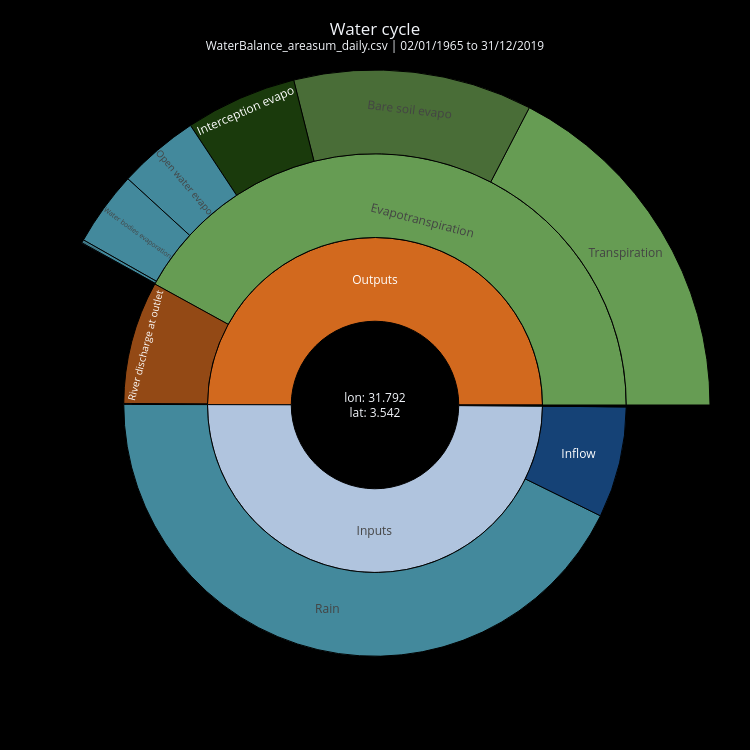

The notebook cell this image was saved under:
### Code cell
# cell no 06: overall sunburst (layout and colours as in the GUI analysis_watercycle.py)
storetext = "Storage (into)" if dstorage >= 0 else "Storage (out)"
center = f"lon: {lon:.3f}<br>lat: {lat:.3f}"
convert = 1e9   # m3 -> km3

# Storage wedge: one leaf with the total change (as in the GUI); storage taken out counts on the input side
labels = [center, "Inputs", "Outputs", "Balance", storetext]
parents = ["", center, center, center, center]
values = [0.0, total_input, total_output, abs(balance), abs(dstorage)]
for _, r in comp[comp.parent != "Storage"].iterrows():
    labels.append(r.label)
    parents.append(r.parent)
    values.append(abs(r.m3))
labels.append("")
parents.append(storetext)
values.append(abs(dstorage))
# branchvalues="total": plotly drops the children if they sum up to more than the parent
# (ET children are ~0.001 m3 bigger than the ET total by rounding) -> lift parents bottom-up
for par in ["Transpiration", "Evapotranspiration", "Outputs", "Inputs", storetext]:
    if par in labels:
        children = sum(v for v, p in zip(values, parents) if p == par)
        values[labels.index(par)] = max(values[labels.index(par)], children)
values[0] = sum(values[1:5])

label_color = {
    "Inputs": "#b0c4de", "Outputs": "#d2691e", "Balance": "white",
    "Rain": "#60C4DE", "Snow": "#8fd1d1", "Glacier": "#ADD8E6", "Inflow": "#1f5fa8",
    "River discharge at outlet": "#d2691e", "non-Irrigation consumption": "#d2691e",
    "Evapotranspiration": "#669C53", "Transpiration": "#669C53",
    "Bare soil evapo": "#699C4F", "Interception evapo": "#265312",
    "Open water evapo": "#60C4DE", "Snow evapo": "#8fd1d1", "Channel evaporation": "#60C4DE",
    "Water bodies evaporation": "#60C4DE", "Small lakes evaporation": "#60C4DE", "Irrigation losses": "#9b59b6",
    "Forest": "#265312", "Others": "#81c066", "Paddy": "#B66934", "non-Paddy": "#B66934",
}
colors = [centre_color if p == "" else "#00CC96" if (l == storetext or p == storetext)
          else label_color.get(l, "#b0c4de" if p == "Inputs" else "#d2691e")
          for l, p in zip(labels, parents)]

out_side = {"Outputs", "Evapotranspiration", "Transpiration"}
custom = []
for i, (l, p, v) in enumerate(zip(labels, parents, values)):
    if i == 0:
        frac = ""
    elif p in out_side or l == "Outputs":
        frac = f"Percent of output: {v / total_output:.2%}" if total_output else ""
    elif p == "Inputs" or l == "Inputs":
        frac = f"Percent of input: {v / total_input:.2%}" if total_input else ""
    else:
        frac = f"Percent of input: {v / total_input:.3%}" if total_input else ""
    if l == "River discharge at outlet":
        unit = f"Discharge: {discharge_mean:.2f} m<sup>3</sup>/s"
    else:
        unit = f"mm/year: {v * to_mm / nyears:.1f} mm"
    custom.append([frac, unit, f"Volume: {v / convert:.4g} km<sup>3</sup>"])
custom[0][0] = f"Basin: {title}<br>Area: {area / 1e6:.0f} km<sup>2</sup><br>{period}"

hover = ["<b>%{label}</b><br>%{customdata[0]}<extra></extra>" if p == ""
         else "<b>%{label}</b><br>%{customdata[2]}<br>%{customdata[1]}<br>%{customdata[0]}<extra><b>%{parent}</b></extra>"
         for p in parents]

fig = go.Figure(go.Sunburst(labels=labels, parents=parents, values=values, branchvalues="total",
                            customdata=custom, hovertemplate=hover, marker=dict(colors=colors), maxdepth=4))
fig.update_layout(title=dict(text=f"Water cycle<br><sup>{title} | {period}</sup>", x=0.5),
                  width=750, height=750, margin=dict(l=10, r=10, t=70, b=10), hoverlabel=dict(align="left"))
figs["Water cycle"] = fig
fig.show()

### Figure 1 — Plotly figure (JSON) as saved in the notebook; plotly's stock layout.template omitted (floating-point values rounded to 4 significant figures)
{"data": [{"branchvalues": "total", "customdata": [["Basin: WaterBalance_areasum_daily.csv<br>Area: 160972 km<sup>2</sup><br>02/01/1965 to 31/12/2019", "mm/year: 2850.1 mm", "Volume: 2.523e+04 km<sup>3</sup>"], ["Percent of input: 100.01%", "mm/year: 1423.0 mm", "Volume: 1.26e+04 km<sup>3</sup>"], ["Percent of output: 100.00%", "mm/year: 1424.0 mm", "Volume: 1.261e+04 km<sup>3</sup>"], ["Percent of input: 0.071%", "mm/year: 1.0 mm", "Volume: 8.893 km<sup>3</sup>"], ["Percent of input: 0.146%", "mm/year: 2.1 mm", "Volume: 18.37 km<sup>3</sup>"], ["Percent of input: 85.66%", "mm/year: 1218.8 mm", "Volume: 1.079e+04 km<sup>3</sup>"], ["Percent of input: 14.33%", "mm/year: 203.9 mm", "Volume: 1805 km<sup>3</sup>"], ["Percent of input: 0.02%", "mm/year: 0.2 mm", "Volume: 1.912 km<sup>3</sup>"], ["Percent of input: 0.00%", "mm/year: 0.0 mm", "Volume: 0.3679 km<sup>3</sup>"], ["Percent of output: 15.81%", "Discharge: 1148.34 m<sup>3</sup>/s", "Volume: 1993 km<sup>3</sup>"], ["Percent of output: 0.12%", "mm/year: 1.7 mm", "Volume: 15.29 km<sup>3</sup>"], ["Percent of output: 84.07%", "mm/year: 1197.1 mm", "Volume: 1.06e+04 km<sup>3</sup>"], ["Percent of output: 34.79%", "mm/year: 495.4 mm", "Volume: 4385 km<sup>3</sup>"], ["Percent of output: 23.06%", "mm/year: 328.4 mm", "Volume: 2907 km<sup>3</sup>"], ["Percent of output: 10.78%", "mm/year: 153.5 mm", "Volume: 1359 km<sup>3</sup>"], ["Percent of output: 7.84%", "mm/year: 111.6 mm", "Volume: 988.3 km<sup>3</sup>"], ["Percent of output: 0.01%", "mm/year: 0.1 mm", "Volume: 1.225 km<sup>3</sup>"], ["Percent of output: 0.31%", "mm/year: 4.4 mm", "Volume: 39.16 km<sup>3</sup>"], ["Percent of output: 7.20%", "mm/year: 102.5 mm", "Volume: 907.7 km<sup>3</sup>"], ["Percent of output: 0.08%", "mm/year: 1.2 mm", "Volume: 10.65 km<sup>3</sup>"], ["Percent of output: 23.15%", "mm/year: 329.6 mm", "Volume: 2918 km<sup>3</sup>"], ["Percent of output: 11.63%", "mm/year: 165.6 mm", "Volume: 1466 km<sup>3</sup>"], ["Percent of output: 0.01%", "mm/year: 0.2 mm", "Volume: 1.422 km<sup>3</sup>"], ["Percent of output: 0.00%", "mm/year: 0.0 mm", "Volume: 0.4276 km<sup>3</sup>"], ["Percent of input: 0.146%", "mm/year: 2.1 mm", "Volume: 18.37 km<sup>3</sup>"]], "hovertemplate": ["<b>%{label}</b><br>%{customdata[0]}<extra></extra>", "<b>%{label}</b><br>%{customdata[2]}<br>%{customdata[1]}<br>%{customdata[0]}<extra><b>%{parent}</b></extra>", "<b>%{label}</b><br>%{customdata[2]}<br>%{customdata[1]}<br>%{customdata[0]}<extra><b>%{parent}</b></extra>", "<b>%{label}</b><br>%{customdata[2]}<br>%{customdata[1]}<br>%{customdata[0]}<extra><b>%{parent}</b></extra>", "<b>%{label}</b><br>%{customdata[2]}<br>%{customdata[1]}<br>%{customdata[0]}<extra><b>%{parent}</b></extra>", "<b>%{label}</b><br>%{customdata[2]}<br>%{customdata[1]}<br>%{customdata[0]}<extra><b>%{parent}</b></extra>", "<b>%{label}</b><br>%{customdata[2]}<br>%{customdata[1]}<br>%{customdata[0]}<extra><b>%{parent}</b></extra>", "<b>%{label}</b><br>%{customdata[2]}<br>%{customdata[1]}<br>%{customdata[0]}<extra><b>%{parent}</b></extra>", "<b>%{label}</b><br>%{customdata[2]}<br>%{customdata[1]}<br>%{customdata[0]}<extra><b>%{parent}</b></extra>", "<b>%{label}</b><br>%{customdata[2]}<br>%{customdata[1]}<br>%{customdata[0]}<extra><b>%{parent}</b></extra>", "<b>%{label}</b><br>%{customdata[2]}<br>%{customdata[1]}<br>%{customdata[0]}<extra><b>%{parent}</b></extra>", "<b>%{label}</b><br>%{customdata[2]}<br>%{customdata[1]}<br>%{customdata[0]}<extra><b>%{parent}</b></extra>", "<b>%{label}</b><br>%{customdata[2]}<br>%{customdata[1]}<br>%{customdata[0]}<extra><b>%{parent}</b></extra>", "<b>%{label}</b><br>%{customdata[2]}<br>%{customdata[1]}<br>%{customdata[0]}<extra><b>%{parent}</b></extra>", "<b>%{label}</b><br>%{customdata[2]}<br>%{customdata[1]}<br>%{customdata[0]}<extra><b>%{parent}</b></extra>", "<b>%{label}</b><br>%{customdata[2]}<br>%{customdata[1]}<br>%{customdata[0]}<extra><b>%{parent}</b></extra>", "<b>%{label}</b><br>%{customdata[2]}<br>%{customdata[1]}<br>%{customdata[0]}<extra><b>%{parent}</b></extra>", "<b>%{label}</b><br>%{customdata[2]}<br>%{customdata[1]}<br>%{customdata[0]}<extra><b>%{parent}</b></extra>", "<b>%{label}</b><br>%{customdata[2]}<br>%{customdata[1]}<br>%{customdata[0]}<extra><b>%{parent}</b></extra>", "<b>%{label}</b><br>%{customdata[2]}<br>%{customdata[1]}<br>%{customdata[0]}<extra><b>%{parent}</b></extra>", "<b>%{label}</b><br>%{customdata[2]}<br>%{customdata[1]}<br>%{customdata[0]}<extra><b>%{parent}</b></extra>", "<b>%{label}</b><br>%{customdata[2]}<br>%{customdata[1]}<br>%{customdata[0]}<extra><b>%{parent}</b></extra>", "<b>%{label}</b><br>%{customdata[2]}<br>%{customdata[1]}<br>%{customdata[0]}<extra><b>%{parent}</b></extra>", "<b>%{label}</b><br>%{customdata[2]}<br>%{customdata[1]}<br>%{customdata[0]}<extra><b>%{parent}</b></extra>", "<b>%{label}</b><br>%{customdata[2]}<br>%{customdata[1]}<br>%{customdata[0]}<extra><b>%{parent}</b></extra>"], "labels": ["lon: 31.792<br>lat: 3.542", "Inputs", "Outputs", "Balance", "Storage (out)", "Rain", "Inflow", "Fossil groundwater", "Lateral groundwater flow", "River discharge at outlet", "non-Irrigation consumption", "Evapotranspiration", "Transpiration", "Bare soil evapo", "Interception evapo", "Open water evapo", "Irrigation losses", "Channel evaporation", "Water bodies evaporation", "Small lakes evaporation", "Forest", "Others", "Paddy", "non-Paddy", ""], "marker": {"colors": ["black", "#b0c4de", "#d2691e", "white", "#00CC96", "#60C4DE", "#1f5fa8", "#b0c4de", "#b0c4de", "#d2691e", "#d2691e", "#669C53", "#669C53", "#699C4F", "#265312", "#60C4DE", "#9b59b6", "#60C4DE", "#60C4DE", "#60C4DE", "#265312", "#81c066", "#B66934", "#B66934", "#00CC96"]}, "maxdepth": 4, "parents": ["", "lon: 31.792<br>lat: 3.542", "lon: 31.792<br>lat: 3.542", "lon: 31.792<br>lat: 3.542", "lon: 31.792<br>lat: 3.542", "Inputs", "Inputs", "Inputs", "Inputs", "Outputs", "Outputs", "Outputs", "Evapotranspiration", "Evapotranspiration", "Evapotranspiration", "Evapotranspiration", "Evapotranspiration", "Evapotranspiration", "Evapotranspiration", "Evapotranspiration", "Transpiration", "Transpiration", "Transpiration", "Transpiration", "Storage (out)"], "type": "sunburst", "values": [25230000000000.0, 12600000000000.0, 12610000000000.0, 8893000000.0, 18370000000.0, 10790000000000.0, 1805000000000.0, 1912000000.0, 367900000.0, 1993000000000.0, 15290000000.0, 10600000000000.0, 4385000000000.0, 2907000000000.0, 1359000000000.0, 988300000000.0, 1225000000.0, 39160000000.0, 907700000000.0, 10650000000.0, 2918000000000.0, 1466000000000.0, 1422000000.0, 427600000.0, 18370000000.0]}], "layout": {"height": 750, "hoverlabel": {"align": "left"}, "margin": {"b": 10, "l": 10, "r": 10, "t": 70}, "title": {"text": "Water cycle<br><sup>WaterBalance_areasum_daily.csv | 02/01/1965 to 31/12/2019</sup>", "x": 0.5}, "width": 750}}
